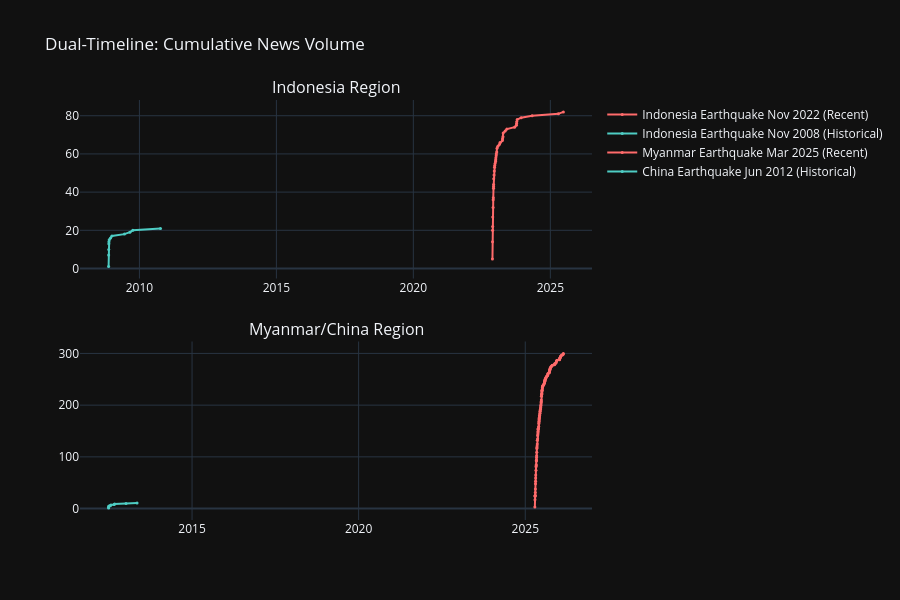

The cell this chart's notebook holds for it:
### Markdown cell above
### Dual-Timeline: News Volume Growth

### Code cell
def get_timeline(event):
    dates = Counter()
    for h in event.get('all_update_headlines',[]):
        d = h.get('date','')
        if d: dates[d.split('T')[0]] += 1
    return dates

fig = make_subplots(rows=2, cols=1, subplot_titles=['Indonesia Region', 'Myanmar/China Region'],
                    vertical_spacing=0.15)

colors = {'recent': '#FF6B6B', 'historical': '#4ECDC4'}

for i, (region, rk, hk) in enumerate(pairs):
    for key, color, style in [(rk, colors['recent'], 'Recent'), (hk, colors['historical'], 'Historical')]:
        ev = next(e for e in disasters if e['label']==key)
        dates = get_timeline(ev)
        sorted_dates = sorted(dates.keys())
        cumulative = []
        total = 0
        for d in sorted_dates:
            total += dates[d]
            cumulative.append(total)
        fig.add_trace(go.Scatter(x=sorted_dates, y=cumulative, mode='lines+markers',
                                name=f'{key} ({style})', line=dict(color=color, width=2),
                                marker=dict(size=3)), row=i+1, col=1)

fig.update_layout(height=600, title='Dual-Timeline: Cumulative News Volume',
                  template='plotly_dark')
fig.show()

### Figure 1 — Plotly figure (JSON) as saved in the notebook; plotly's stock layout.template omitted (floating-point values rounded to 4 significant figures)
{"data": [{"line": {"color": "#FF6B6B", "width": 2}, "marker": {"size": 3}, "mode": "lines+markers", "name": "Indonesia Earthquake Nov 2022 (Recent)", "type": "scatter", "x": ["2022-11-21", "2022-11-22", "2022-11-23", "2022-11-24", "2022-11-25", "2022-11-29", "2022-11-30", "2022-12-02", "2022-12-05", "2022-12-06", "2022-12-07", "2022-12-08", "2022-12-12", "2022-12-15", "2022-12-19", "2022-12-22", "2022-12-26", "2023-01-02", "2023-01-04", "2023-01-06", "2023-01-09", "2023-01-11", "2023-01-18", "2023-01-21", "2023-02-01", "2023-02-21", "2023-03-02", "2023-04-02", "2023-04-05", "2023-04-11", "2023-04-13", "2023-05-10", "2023-06-01", "2023-09-12", "2023-10-06", "2023-10-09", "2023-10-12", "2023-10-17", "2023-12-08", "2024-05-03", "2025-04-18", "2025-06-24"], "xaxis": "x", "y": [5, 14, 20, 22, 27, 32, 36, 37, 42, 43, 44, 47, 49, 51, 53, 54, 55, 56, 57, 58, 59, 60, 61, 63, 64, 65, 66, 67, 68, 69, 71, 72, 73, 74, 75, 76, 77, 78, 79, 80, 81, 82], "yaxis": "y"}, {"line": {"color": "#4ECDC4", "width": 2}, "marker": {"size": 3}, "mode": "lines+markers", "name": "Indonesia Earthquake Nov 2008 (Historical)", "type": "scatter", "x": ["2008-11-16", "2008-11-17", "2008-11-18", "2008-11-19", "2008-11-20", "2008-11-24", "2008-12-12", "2008-12-30", "2009-06-15", "2009-08-27", "2009-10-06", "2010-10-09"], "xaxis": "x", "y": [1, 7, 10, 13, 14, 15, 16, 17, 18, 19, 20, 21], "yaxis": "y"}, {"line": {"color": "#FF6B6B", "width": 2}, "marker": {"size": 3}, "mode": "lines+markers", "name": "Myanmar Earthquake Mar 2025 (Recent)", "type": "scatter", "x": ["2025-04-16", "2025-04-17", "2025-04-18", "2025-04-19", "2025-04-20", "2025-04-21", "2025-04-22", "2025-04-23", "2025-04-24", "2025-04-25", "2025-04-26", "2025-04-28", "2025-04-29", "2025-04-30", "2025-05-01", "2025-05-02", "2025-05-03", "2025-05-04", "2025-05-05", "2025-05-06", "2025-05-07", "2025-05-08", "2025-05-09", "2025-05-10", "2025-05-12", "2025-05-13", "2025-05-16", "2025-05-17", "2025-05-18", "2025-05-19", "2025-05-20", "2025-05-21", "2025-05-22", "2025-05-23", "2025-05-26", "2025-05-28", "2025-05-29", "2025-05-30", "2025-05-31", "2025-06-01", "2025-06-02", "2025-06-04", "2025-06-05", "2025-06-06", "2025-06-09", "2025-06-10", "2025-06-11", "2025-06-12", "2025-06-13", "2025-06-16", "2025-06-17", "2025-06-19", "2025-06-20", "2025-06-21", "2025-06-23", "2025-06-24", "2025-06-25", "2025-06-26", "2025-06-27", "2025-06-28", "2025-06-30", "2025-07-01", "2025-07-02", "2025-07-03", "2025-07-04", "2025-07-05", "2025-07-07", "2025-07-08", "2025-07-10", "2025-07-11", "2025-07-14", "2025-07-22", "2025-07-24", "2025-07-29", "2025-07-31", "2025-08-01", "2025-08-03", "2025-08-04", "2025-08-05", "2025-08-06", "2025-08-12", "2025-08-13", "2025-08-14", "2025-08-22", "2025-08-23", "2025-09-01", "2025-09-03", "2025-09-05", "2025-09-07", "2025-09-18", "2025-09-22", "2025-09-23", "2025-09-25", "2025-09-26", "2025-09-28", "2025-09-30", "2025-10-01", "2025-10-03", "2025-10-10", "2025-10-17", "2025-10-20", "2025-10-24", "2025-11-17", "2025-11-18", "2025-11-19", "2025-11-30", "2025-12-03", "2025-12-09", "2025-12-10", "2025-12-16", "2026-01-12", "2026-01-13", "2026-01-14", "2026-01-15", "2026-01-19", "2026-01-22", "2026-01-23", "2026-01-27", "2026-01-30", "2026-02-11", "2026-02-18", "2026-02-20", "2026-02-23"], "xaxis": "x2", "y": [3, 17, 24, 25, 26, 31, 38, 48, 53, 59, 65, 74, 81, 83, 85, 92, 93, 94, 99, 102, 109, 116, 118, 121, 125, 132, 135, 141, 143, 146, 149, 153, 154, 155, 156, 159, 164, 166, 169, 172, 174, 176, 179, 180, 181, 184, 185, 188, 189, 192, 193, 195, 197, 200, 202, 205, 207, 210, 217, 220, 221, 223, 226, 228, 229, 230, 233, 234, 236, 237, 238, 239, 241, 242, 244, 245, 246, 247, 248, 250, 251, 252, 253, 255, 256, 257, 258, 260, 261, 262, 263, 265, 267, 268, 269, 270, 271, 273, 274, 275, 276, 277, 278, 279, 280, 281, 282, 284, 286, 287, 288, 289, 290, 291, 292, 293, 294, 295, 296, 297, 298, 299, 300], "yaxis": "y2"}, {"line": {"color": "#4ECDC4", "width": 2}, "marker": {"size": 3}, "mode": "lines+markers", "name": "China Earthquake Jun 2012 (Historical)", "type": "scatter", "x": ["2012-06-30", "2012-07-01", "2012-07-02", "2012-07-04", "2012-07-20", "2012-07-25", "2012-08-29", "2012-09-04", "2013-01-07", "2013-05-08"], "xaxis": "x2", "y": [1, 2, 4, 5, 6, 7, 8, 9, 10, 11], "yaxis": "y2"}], "layout": {"annotations": [{"font": {"size": 16}, "showarrow": false, "text": "Indonesia Region", "x": 0.5, "xanchor": "center", "xref": "paper", "y": 1, "yanchor": "bottom", "yref": "paper"}, {"font": {"size": 16}, "showarrow": false, "text": "Myanmar/China Region", "x": 0.5, "xanchor": "center", "xref": "paper", "y": 0.425, "yanchor": "bottom", "yref": "paper"}], "height": 600, "title": {"text": "Dual-Timeline: Cumulative News Volume"}, "xaxis": {"anchor": "y", "domain": [0, 1]}, "xaxis2": {"anchor": "y2", "domain": [0, 1]}, "yaxis": {"anchor": "x", "domain": [0.575, 1]}, "yaxis2": {"anchor": "x2", "domain": [0, 0.425]}}}
